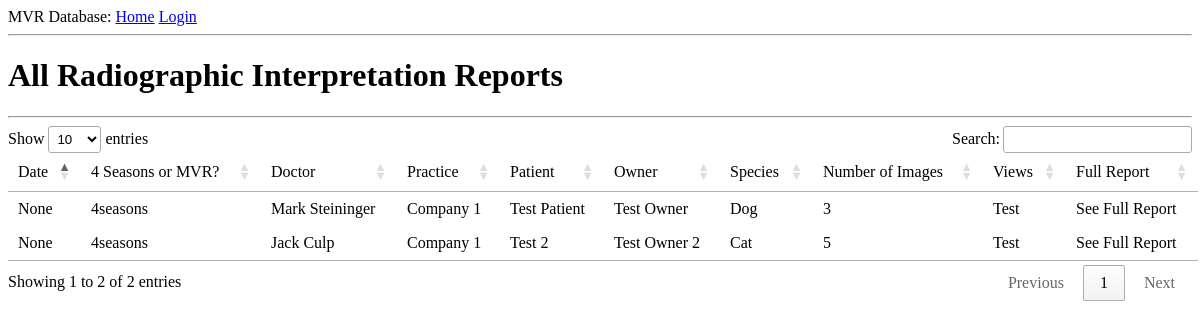
Page /radiographtable on the earlier database version.
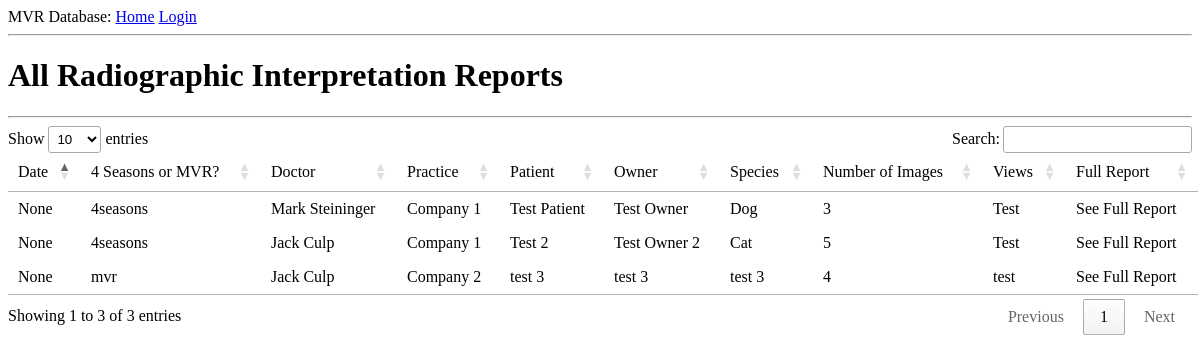
Same page on the later database version.
### app/models.py (models this page shows, shortened)
class Report_Radiographic(db.Model):
    id = db.Column(db.Integer, primary_key=True)
    doctor = db.Column(db.String(24))
    docSerialNum = db.Column(db.String(20))
    patient = db.Column(db.String(24))
    species = db.Column(db.String(6))
    owner = db.Column(db.String(24))
    Rad_Image_Date = db.Column(db.String(12))
    Rad_NumImages = db.Column(db.Integer)
    RadView = db.Column(db.String(24))
    Rad_Findings = db.Column(db.String(360))
    Rad_Conclusions = db.Column(db.String(360))
    Clinic_Phone = db.Column(db.String(20))
    date = db.Column(db.String(12))
    clinicSerialNum = db.Column(db.Integer())
    clinic = db.Column(db.String(24))
    mvr4seasons = db.Column(db.String(24))

### app/routes.py (the view)
@app.route('/radiographtable', methods=['GET'])
def radiographTable():
    radiographs = Report_Radiographic.query.all()
    return render_template('/tables/radiographTable.html', title='All Radiographic Reports', radiographs=radiographs)

### app/templates/tables/radiographTable.html (shortened to what this page needs)
{% extends "base.html" %}
{% block content %}
<link rel="stylesheet" type="text/css" href="https://cdn.datatables.net/1.10.19/css/jquery.dataTables.min.css">
<h1>All Radiographic Interpretation Reports</h1>
<hr />
<table id="table-1">
    <thead>
        <td>Date</td><td>4 Seasons or MVR?</td><td>Doctor</td><td>Practice</td><td>Patient</td><td>Owner</td><td>Species</td><td>Number of Images</td><td>Views</td><td>Full Report</td>
    </thead>
    <tbody>
    {% for r in radiographs %}
    <tr>
        <td>{{ r.date }}</td><td>{{ r.mvr4seasons }}</td><td>{{ r.doctor }}</td><td>{{ r.clinic }}</td><td>{{ r.patient }}</td><td>{{ r.owner }}</td><td>{{ r.species }}</td><td>{{ r.Rad_NumImages }}</td><td>{{ r.RadView }}</td><td>See Full Report</td>
    </tr>
    {% endfor %}
    </tbody>
</table>
{% endblock %}

### app/templates/base.html (shortened to what this page needs)
<!DOCTYPE html>
    <head>
     <link rel="stylesheet" href="{{ url_for('static',    filename='css/forms.css') }}">
    </head>
    <body>
        <div>
            MVR Database:
            <a href="{{ url_for('index') }}">Home</a>
            {% if current_user.is_anonymous %}
            <a href="{{ url_for('login') }}">Login</a>
            {% else %}
            <a href="{{ url_for('logout') }}">Logout</a>
            {% endif %}
        </div>
        <hr>
        {% block content %}{% endblock %}
    </body>
</html>

Differences in the rows shown:
added Report_Radiographic: date "None", mvr4seasons "mvr", doctor "Jack Culp", clinic "Company 2", patient "test 3", owner "test 3", species "test 3", Rad_NumImages "4", RadView "test"
Other differences:
text written by a page script: "Show entries Search: Showing 1 to 2 of 2 entries Previous 1 Next" → "Show entries Search: Showing 1 to 3 of 3 entries Previous 1 Next"
